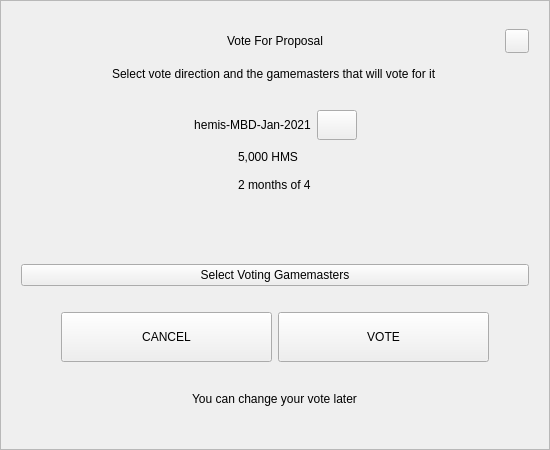
<?xml version="1.0" encoding="UTF-8"?>
<ui version="4.0">
 <class>VoteDialog</class>
 <widget class="QWidget" name="VoteDialog">
  <property name="geometry">
   <rect>
    <x>0</x>
    <y>0</y>
    <width>550</width>
    <height>450</height>
   </rect>
  </property>
  <layout class="QVBoxLayout" name="verticalLayout_1">
   <property name="spacing">
    <number>0</number>
   </property>
   <property name="leftMargin">
    <number>0</number>
   </property>
   <property name="topMargin">
    <number>0</number>
   </property>
   <property name="rightMargin">
    <number>0</number>
   </property>
   <property name="bottomMargin">
    <number>0</number>
   </property>
   <item>
    <widget class="QFrame" name="frame">
     <property name="styleSheet">
      <string notr="true"/>
     </property>
     <property name="frameShape">
      <enum>QFrame::StyledPanel</enum>
     </property>
     <property name="frameShadow">
      <enum>QFrame::Raised</enum>
     </property>
     <layout class="QVBoxLayout" name="verticalLayout_2">
      <property name="spacing">
       <number>6</number>
      </property>
      <property name="leftMargin">
       <number>20</number>
      </property>
      <property name="topMargin">
       <number>20</number>
      </property>
      <property name="rightMargin">
       <number>20</number>
      </property>
      <property name="bottomMargin">
       <number>20</number>
      </property>
      <item>
       <layout class="QHBoxLayout" name="horizontalLayout_1">
        <property name="spacing">
         <number>0</number>
        </property>
        <item>
         <spacer name="horizontalSpacer_1">
          <property name="orientation">
           <enum>Qt::Horizontal</enum>
          </property>
          <property name="sizeHint" stdset="0">
           <size>
            <width>40</width>
            <height>20</height>
           </size>
          </property>
         </spacer>
        </item>
        <item>
         <widget class="QLabel" name="labelTitle">
          <property name="minimumSize">
           <size>
            <width>0</width>
            <height>40</height>
           </size>
          </property>
          <property name="maximumSize">
           <size>
            <width>16777215</width>
            <height>40</height>
           </size>
          </property>
          <property name="styleSheet">
           <string notr="true">padding-left:24px;</string>
          </property>
          <property name="text">
           <string>Vote For Proposal</string>
          </property>
          <property name="alignment">
           <set>Qt::AlignCenter</set>
          </property>
          <property name="margin">
           <number>7</number>
          </property>
         </widget>
        </item>
        <item>
         <spacer name="horizontalSpacer_2">
          <property name="orientation">
           <enum>Qt::Horizontal</enum>
          </property>
          <property name="sizeHint" stdset="0">
           <size>
            <width>40</width>
            <height>20</height>
           </size>
          </property>
         </spacer>
        </item>
        <item>
         <widget class="QPushButton" name="btnEsc">
          <property name="minimumSize">
           <size>
            <width>24</width>
            <height>24</height>
           </size>
          </property>
          <property name="maximumSize">
           <size>
            <width>24</width>
            <height>24</height>
           </size>
          </property>
          <property name="focusPolicy">
           <enum>Qt::NoFocus</enum>
          </property>
          <property name="text">
           <string/>
          </property>
         </widget>
        </item>
       </layout>
      </item>
      <item alignment="Qt::AlignHCenter">
       <widget class="QLabel" name="labelSubtitle">
        <property name="text">
         <string>Select vote direction and the gamemasters that will vote for it</string>
        </property>
       </widget>
      </item>
      <item>
       <spacer name="verticalSpacer_1">
        <property name="orientation">
         <enum>Qt::Vertical</enum>
        </property>
        <property name="sizeType">
         <enum>QSizePolicy::Expanding</enum>
        </property>
        <property name="sizeHint" stdset="0">
         <size>
          <width>20</width>
          <height>40</height>
         </size>
        </property>
       </spacer>
      </item>
      <item>
       <layout class="QHBoxLayout" name="horizontalLayout_2">
        <item>
         <spacer name="horizontalSpacer_3">
          <property name="orientation">
           <enum>Qt::Horizontal</enum>
          </property>
          <property name="sizeHint" stdset="0">
           <size>
            <width>40</width>
            <height>20</height>
           </size>
          </property>
         </spacer>
        </item>
        <item>
         <widget class="QLabel" name="labelTitleVote">
          <property name="minimumSize">
           <size>
            <width>0</width>
            <height>30</height>
           </size>
          </property>
          <property name="text">
           <string notr="true">hemis-MBD-Jan-2021</string>
          </property>
          <property name="alignment">
           <set>Qt::AlignCenter</set>
          </property>
          <property name="wordWrap">
           <bool>true</bool>
          </property>
         </widget>
        </item>
        <item>
         <widget class="QPushButton" name="btnLink">
          <property name="minimumSize">
           <size>
            <width>0</width>
            <height>30</height>
           </size>
          </property>
          <property name="maximumSize">
           <size>
            <width>16777215</width>
            <height>30</height>
           </size>
          </property>
          <property name="cursor">
           <cursorShape>PointingHandCursor</cursorShape>
          </property>
          <property name="text">
           <string/>
          </property>
         </widget>
        </item>
        <item>
         <spacer name="horizontalSpacer_4">
          <property name="orientation">
           <enum>Qt::Horizontal</enum>
          </property>
          <property name="sizeHint" stdset="0">
           <size>
            <width>40</width>
            <height>20</height>
           </size>
          </property>
         </spacer>
        </item>
       </layout>
      </item>
      <item alignment="Qt::AlignHCenter">
       <widget class="QWidget" name="widget" native="true">
        <property name="minimumSize">
         <size>
          <width>0</width>
          <height>50</height>
         </size>
        </property>
        <layout class="QVBoxLayout" name="verticalLayout_3">
         <property name="spacing">
          <number>6</number>
         </property>
         <property name="leftMargin">
          <number>0</number>
         </property>
         <property name="topMargin">
          <number>0</number>
         </property>
         <property name="rightMargin">
          <number>0</number>
         </property>
         <property name="bottomMargin">
          <number>0</number>
         </property>
         <item>
          <widget class="QLabel" name="labelAmount">
           <property name="text">
            <string notr="true">5,000 HMS</string>
           </property>
          </widget>
         </item>
         <item>
          <widget class="QLabel" name="labelTime">
           <property name="text">
            <string notr="true">2 months of 4</string>
           </property>
          </widget>
         </item>
        </layout>
       </widget>
      </item>
      <item>
       <spacer name="verticalSpacer_2">
        <property name="orientation">
         <enum>Qt::Vertical</enum>
        </property>
        <property name="sizeType">
         <enum>QSizePolicy::Fixed</enum>
        </property>
        <property name="sizeHint" stdset="0">
         <size>
          <width>20</width>
          <height>10</height>
         </size>
        </property>
       </spacer>
      </item>
      <item>
       <widget class="QWidget" name="containerVotes" native="true">
        <property name="minimumSize">
         <size>
          <width>0</width>
          <height>36</height>
         </size>
        </property>
        <layout class="QHBoxLayout" name="horizontalLayout_3" stretch="1,0,1">
         <property name="spacing">
          <number>0</number>
         </property>
         <property name="leftMargin">
          <number>0</number>
         </property>
         <property name="topMargin">
          <number>0</number>
         </property>
         <property name="rightMargin">
          <number>0</number>
         </property>
         <property name="bottomMargin">
          <number>0</number>
         </property>
         <item>
          <widget class="QWidget" name="containerNo" native="true">
           <property name="sizePolicy">
            <sizepolicy hsizetype="Expanding" vsizetype="Preferred">
             <horstretch>0</horstretch>
             <verstretch>0</verstretch>
            </sizepolicy>
           </property>
           <property name="minimumSize">
            <size>
             <width>0</width>
             <height>36</height>
            </size>
           </property>
           <layout class="QGridLayout" name="gridLayout">
            <property name="leftMargin">
             <number>0</number>
            </property>
            <property name="topMargin">
             <number>0</number>
            </property>
            <property name="rightMargin">
             <number>0</number>
            </property>
            <property name="bottomMargin">
             <number>0</number>
            </property>
            <property name="spacing">
             <number>0</number>
            </property>
           </layout>
          </widget>
         </item>
         <item>
          <spacer name="horizontalSpacer_5">
           <property name="orientation">
            <enum>Qt::Horizontal</enum>
           </property>
           <property name="sizeType">
            <enum>QSizePolicy::Fixed</enum>
           </property>
           <property name="sizeHint" stdset="0">
            <size>
             <width>16</width>
             <height>20</height>
            </size>
           </property>
          </spacer>
         </item>
         <item>
          <widget class="QWidget" name="containerYes" native="true">
           <property name="minimumSize">
            <size>
             <width>0</width>
             <height>36</height>
            </size>
           </property>
           <property name="layoutDirection">
            <enum>Qt::LeftToRight</enum>
           </property>
           <layout class="QGridLayout" name="gridLayout_2">
            <property name="leftMargin">
             <number>0</number>
            </property>
            <property name="topMargin">
             <number>0</number>
            </property>
            <property name="rightMargin">
             <number>0</number>
            </property>
            <property name="bottomMargin">
             <number>0</number>
            </property>
            <property name="horizontalSpacing">
             <number>0</number>
            </property>
           </layout>
          </widget>
         </item>
        </layout>
       </widget>
      </item>
      <item>
       <spacer name="verticalSpacer_3">
        <property name="orientation">
         <enum>Qt::Vertical</enum>
        </property>
        <property name="sizeType">
         <enum>QSizePolicy::Fixed</enum>
        </property>
        <property name="sizeHint" stdset="0">
         <size>
          <width>20</width>
          <height>10</height>
         </size>
        </property>
       </spacer>
      </item>
      <item>
       <widget class="QPushButton" name="btnSelectGamemasters">
        <property name="cursor">
         <cursorShape>PointingHandCursor</cursorShape>
        </property>
        <property name="text">
         <string>Select Voting Gamemasters</string>
        </property>
       </widget>
      </item>
      <item>
       <spacer name="verticalSpacer_4">
        <property name="orientation">
         <enum>Qt::Vertical</enum>
        </property>
        <property name="sizeType">
         <enum>QSizePolicy::Fixed</enum>
        </property>
        <property name="sizeHint" stdset="0">
         <size>
          <width>20</width>
          <height>20</height>
         </size>
        </property>
       </spacer>
      </item>
      <item>
       <layout class="QHBoxLayout" name="horizontalLayout_4" stretch="0,2,2,0">
        <item>
         <spacer name="horizontalSpacer_6">
          <property name="orientation">
           <enum>Qt::Horizontal</enum>
          </property>
          <property name="sizeHint" stdset="0">
           <size>
            <width>40</width>
            <height>20</height>
           </size>
          </property>
         </spacer>
        </item>
        <item>
         <widget class="QPushButton" name="btnCancel">
          <property name="minimumSize">
           <size>
            <width>0</width>
            <height>50</height>
           </size>
          </property>
          <property name="focusPolicy">
           <enum>Qt::NoFocus</enum>
          </property>
          <property name="text">
           <string>CANCEL</string>
          </property>
         </widget>
        </item>
        <item>
         <widget class="QPushButton" name="btnSave">
          <property name="minimumSize">
           <size>
            <width>0</width>
            <height>50</height>
           </size>
          </property>
          <property name="focusPolicy">
           <enum>Qt::NoFocus</enum>
          </property>
          <property name="text">
           <string>VOTE</string>
          </property>
         </widget>
        </item>
        <item>
         <spacer name="horizontalSpacer_7">
          <property name="orientation">
           <enum>Qt::Horizontal</enum>
          </property>
          <property name="sizeHint" stdset="0">
           <size>
            <width>40</width>
            <height>20</height>
           </size>
          </property>
         </spacer>
        </item>
       </layout>
      </item>
      <item>
       <spacer name="verticalSpacer_5">
        <property name="orientation">
         <enum>Qt::Vertical</enum>
        </property>
        <property name="sizeType">
         <enum>QSizePolicy::Expanding</enum>
        </property>
        <property name="sizeHint" stdset="0">
         <size>
          <width>20</width>
          <height>10</height>
         </size>
        </property>
       </spacer>
      </item>
      <item>
       <spacer name="verticalSpacer_6">
        <property name="orientation">
         <enum>Qt::Vertical</enum>
        </property>
        <property name="sizeHint" stdset="0">
         <size>
          <width>20</width>
          <height>40</height>
         </size>
        </property>
       </spacer>
      </item>
      <item alignment="Qt::AlignHCenter">
       <widget class="QLabel" name="labelMessage">
        <property name="text">
         <string>You can change your vote later</string>
        </property>
       </widget>
      </item>
      <item>
       <spacer name="verticalSpacer_7">
        <property name="orientation">
         <enum>Qt::Vertical</enum>
        </property>
        <property name="sizeType">
         <enum>QSizePolicy::Expanding</enum>
        </property>
        <property name="sizeHint" stdset="0">
         <size>
          <width>20</width>
          <height>40</height>
         </size>
        </property>
       </spacer>
      </item>
     </layout>
    </widget>
   </item>
  </layout>
 </widget>
 <resources/>
 <connections/>
</ui>
